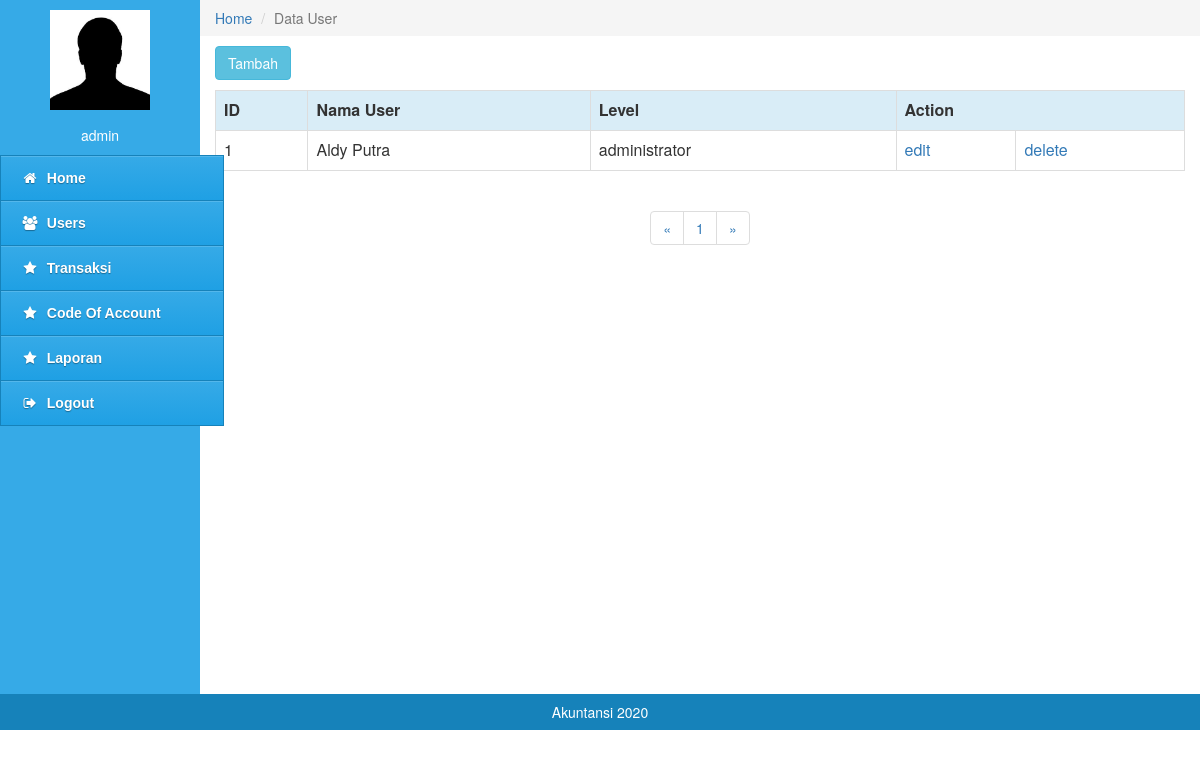
Page /pages/index.php?content=user (signed in) on the committed database.
### tables this page shows
CREATE TABLE `tb_user` (
  `id_user` int(11) NOT NULL,
  `nama` varchar(30) NOT NULL,
  `username` varchar(30) NOT NULL,
  `level` varchar(30) NOT NULL,
  `password` text NOT NULL
);

### pages/content_user/user.php (the view)
   <div class="col-md-10" style="padding:0px">
     <ol class="breadcrumb" style="margin:0;border-radius:0;">
        <li><a href="?content=home">Home</a></li>
        <li class="active">Data User</li>
     </ol>
  </div>
<div class="col-md-10" style="min-height:600px">
        <div class="col-md-12" style="padding:10px; padding-left:0;padding-right:0;">
           <a href="?content=user_tambah" class="btn btn-info">Tambah</a>
        </div>
           <table class="table table-bordered">
              <tr>
			  <th class="info">ID</th>
                 <th class="info">Nama User</th>
                 <th class="info">Level</th>
                 <th class="info" colspan="2">Action</th>
              </tr>
		   <?php
   include '../config/configuration.php';
   $user = mysqli_query($conn, "SELECT * from tb_user");
   foreach ($user as $row){
	echo "<tr>
			<td>".$row['id_user']."</td>
			<td>".$row['nama']."</td>
			<td>".$row['level']."</td>
			<td><a href='?content=user_edit&username=$row[username]'>edit</a></td>
               <td><a href='?content=user_delete&username=$row[username]'>delete</a></td>
			</tr>";
}
	?>
           </table>
           <div class="col-md-12">
              <nav align="center">
                <ul class="pagination">
                  <li>
                    <a href="#" aria-label="Previous">
                      <span aria-hidden="true">&laquo;</span>
                    </a>
                  </li>
                  <li><a href="#">1</a></li>
                  <li>
                    <a href="#" aria-label="Next">
                      <span aria-hidden="true">&raquo;</span>
                    </a>
                  </li>
                </ul>
              </nav>
           </div>
  </div>

### rows in the picture
tb_user: id_user "1", nama "Aldy Putra", level "administrator"

### other values in the picture
$_SESSION['username'] "admin"
